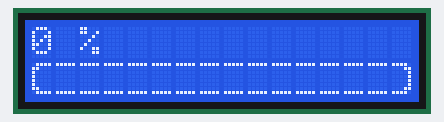
Recording of a sketch running on a simulated Arduino Uno, built with avr-gcc and run on an emulated ATmega328P. Parts: 16×2 character LCD.

Above: at 0.12 s.
At 1.4 s:
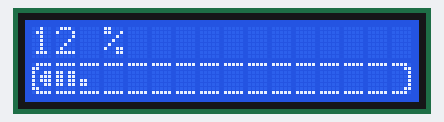
At 2.79 s:
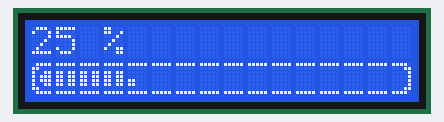
At 5.47 s:
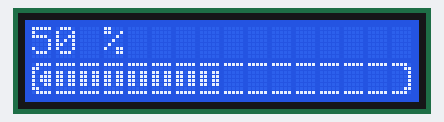
At 8.14 s:
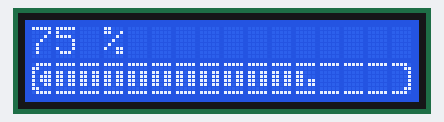
At 10.8 s:
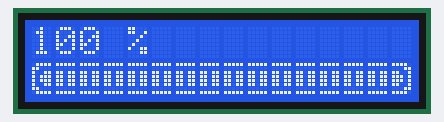

The sketch:

Bar_Progress_v3.ino
```cpp
/*
 * NAME: BAR PROGRESS VERSION III
 * SHIELD USED : LCD KEYPAD 16x2
 * Credits CREATION: https://www.carnetdumaker.net/
 *
 * MODIFIED AND SHARED:  César J. Fois https://cesarfois.github.io/
 * Versão: 20 11 2018
 *
 */


/* Inclui biblioteca LiquidCrystal para tela LCD*/
#include <LiquidCrystal.h>


/* Crie o objeto lcd com uma configuração de pinos compatível com o escudo LCD DFRobots */
LiquidCrystal lcd(8, 9, 4, 5, 6, 7);


/* Constantes para o tamanho da tela LCD */
const int LCD_NB_ROWS = 2;
const int LCD_NB_COLUMNS = 16;


/* Caracteres personalizados */
byte START_DIV_0_OF_4[8] = {
  B01111,
  B11000,
  B10000,
  B10000,
  B10000,
  B10000,
  B11000,
  B01111
}; // Char début 0 / 4

byte START_DIV_1_OF_4[8] = {
  B01111,
  B11000,
  B10000,
  B10000,
  B10000,
  B10011,
  B11000,
  B01111
}; // Char début 1 / 4

byte START_DIV_2_OF_4[8] = {
  B01111,
  B11000,
  B10000,
  B10000,
  B10111,
  B10011,
  B11000,
  B01111
}; // Char début 2 / 4

byte START_DIV_3_OF_4[8] = {
  B01111,
  B11000,
  B10000,
  B10111,
  B10111,
  B10011,
  B11000,
  B01111
}; // Char début 3 / 4

byte START_DIV_4_OF_4[8] = {
  B01111,
  B11000,
  B10011,
  B10111,
  B10111,
  B10011,
  B11000,
  B01111
}; // Char début 4 / 4

byte DIV_0_OF_8[8] = {
  B11111,
  B00000,
  B00000,
  B00000,
  B00000,
  B00000,
  B00000,
  B11111
}; // Char milieu 0 / 8

byte DIV_1_OF_8[8] = {
  B11111,
  B00000,
  B00000,
  B00000,
  B00000,
  B11000,
  B00000,
  B11111
}; // Char milieu 1 / 8

byte DIV_2_OF_8[8] = {
  B11111,
  B00000,
  B00000,
  B00000,
  B11000,
  B11000,
  B00000,
  B11111
}; // Char milieu 2 / 8

byte DIV_3_OF_8[8] = {
  B11111,
  B00000,
  B00000,
  B11000,
  B11000,
  B11000,
  B00000,
  B11111
}; // Char milieu 3 / 8

byte DIV_4_OF_8[8] = {
  B11111,
  B00000,
  B11000,
  B11000,
  B11000,
  B11000,
  B00000,
  B11111
}; // Char milieu 4 / 8

byte DIV_5_OF_8[8] = {
  B11111,
  B00000,
  B11000,
  B11000,
  B11000,
  B11011,
  B00000,
  B11111
}; // Char milieu 5 / 8

byte DIV_6_OF_8[8] = {
  B11111,
  B00000,
  B11000,
  B11000,
  B11011,
  B11011,
  B00000,
  B11111
}; // Char milieu 6 / 8

byte DIV_7_OF_8[8] = {
  B11111,
  B00000,
  B11000,
  B11011,
  B11011,
  B11011,
  B00000,
  B11111
}; // Char milieu 7 / 8

byte DIV_8_OF_8[8] = {
  B11111,
  B00000,
  B11011,
  B11011,
  B11011,
  B11011,
  B00000,
  B11111
}; // Char milieu 8 / 8

byte END_DIV_0_OF_4[8] = {
  B11110,
  B00011,
  B00001,
  B00001,
  B00001,
  B00001,
  B00011,
  B11110
}; // Char fin 0 / 4

byte END_DIV_1_OF_4[8] = {
  B11110,
  B00011,
  B00001,
  B00001,
  B00001,
  B11001,
  B00011,
  B11110
}; // Char fin 1 / 4

byte END_DIV_2_OF_4[8] = {
  B11110,
  B00011,
  B00001,
  B00001,
  B11101,
  B11001,
  B00011,
  B11110
}; // Char fin 2 / 4

byte END_DIV_3_OF_4[8] = {
  B11110,
  B00011,
  B00001,
  B11101,
  B11101,
  B11001,
  B00011,
  B11110
}; // Char fin 3 / 4

byte END_DIV_4_OF_4[8] = {
  B11110,
  B00011,
  B11001,
  B11101,
  B11101,
  B11001,
  B00011,
  B11110
}; // Char fin 4 / 4


/**
 * Função de configuração da tela LCD para a barra de progresso.
 * Usa todos os caracteres personalizados de 0 a 8.
 */
void setup_progressbar() {

  /* Salva caracteres personalizados na memória da tela LCD */
  lcd.createChar(0, START_DIV_4_OF_4);
  lcd.createChar(1, DIV_0_OF_8);
  lcd.createChar(2, DIV_8_OF_8);
  lcd.createChar(3, END_DIV_0_OF_4);
  // Les autres caractères sont configurés dynamiquement
}


/**
 * Função de desenho da barra de progresso.
 *
 * @param percent A porcentagem a ser exibida.
 */
void draw_progressbar(byte percent) {

  /* Exibe o novo valor numericamente na primeira linha*/
  lcd.setCursor(0, 0);
  lcd.print(percent);
  lcd.print(F(" %  "));
  // N.B. Les deux espaces en fin de ligne permettent d'effacer les chiffres du pourcentage
  // précédent quand on passe d'une valeur à deux ou trois chiffres à une valeur à deux ou un chiffres.

  /* Mova o cursor para a segunda linha */
  lcd.setCursor(0, 1);

  /* Mapeie o intervalo (0 ~ 100) para o intervalo (0 ~ LCD_NB_COLUMNS * 2 * 4 - 2 * 4) */
  byte nb_columns = map(percent, 0, 100, 0, LCD_NB_COLUMNS * 2 * 4 - 2 * 4);
  // Chaque caractère affiche 2 barres verticales de 4 pixels de haut, mais le premier et dernier caractère n'en affiche qu'une.

  /* Desenhe cada caractere da linha */
  for (byte i = 0; i < LCD_NB_COLUMNS; ++i) {

    if (i == 0) { // Premiére case

      /* Mostra o caractere inicial com base no número de colunas */
      if (nb_columns > 4) {
        lcd.write((byte) 0); // Char début 4 / 4
        nb_columns -= 4;

      } else if (nb_columns == 4) {
        lcd.write((byte) 0); // Char début 4 / 4
        nb_columns = 0;

      } else {
        switch_progressbar_bank(0);
        lcd.setCursor(i, 1);
        lcd.write(nb_columns + 4); // Char début N / 4
        nb_columns = 0;
      }

    } else if (i == LCD_NB_COLUMNS - 1) { // Derniére case

      /* Mostra o caractere final com base no número de colunas */
      if (nb_columns > 0) {
        switch_progressbar_bank(3);
        lcd.setCursor(i, 1);
        lcd.write(nb_columns + 3); // Char fin N / 4

      } else {
        lcd.write(3); // Char fin 0 / 4
      }

    } else { // Autres cases

      /* Mostra o tanque correto de acordo com o número de colunas*/
      if (nb_columns == 0) {
        lcd.write(1); // Char div 0 / 8

      } else if (nb_columns >= 8) {
        lcd.write(2); // Char div 8 / 8
        nb_columns -= 8;

      } else if (nb_columns >= 4 && nb_columns < 8) {
        switch_progressbar_bank(2);
        lcd.setCursor(i, 1);
        lcd.write(nb_columns); // Char div N / 8
        nb_columns = 0;

      } else if (nb_columns < 4) {
        switch_progressbar_bank(1);
        lcd.setCursor(i, 1);
        lcd.write(nb_columns + 3); // Char div N / 8
        nb_columns = 0;
      }
    }
  }
}

/**
 * Função de configuração dinâmica da tela LCD para a barra de progresso.
 *
 * @param bank O número do banco de caracteres para configurar.
 */
void switch_progressbar_bank(byte bank) {

  // IMPORTANT : Il est nécessaire de faire un lcd.clear() ou un lcd.setCursor() après chaque changement de banque.

  /* Mudança do banco de caracteres */
  switch (bank) {
    case 0:
      lcd.createChar(4, START_DIV_0_OF_4);
      lcd.createChar(5, START_DIV_1_OF_4);
      lcd.createChar(6, START_DIV_2_OF_4);
      lcd.createChar(7, START_DIV_3_OF_4);
      break;

    case 1:
      lcd.createChar(4, DIV_1_OF_8);
      lcd.createChar(5, DIV_2_OF_8);
      lcd.createChar(6, DIV_3_OF_8);
      lcd.createChar(7, DIV_4_OF_8);
      break;

    case 2:
      lcd.createChar(4, DIV_4_OF_8);
      lcd.createChar(5, DIV_5_OF_8);
      lcd.createChar(6, DIV_6_OF_8);
      lcd.createChar(7, DIV_7_OF_8);
      break;

    case 3:
      lcd.createChar(4, END_DIV_1_OF_4);
      lcd.createChar(5, END_DIV_2_OF_4);
      lcd.createChar(6, END_DIV_3_OF_4);
      lcd.createChar(7, END_DIV_4_OF_4);
      break;
  }
}
/** Fonction setup() */
void setup(){

  /* Inicializa a tela LCD */
  lcd.begin(LCD_NB_COLUMNS, LCD_NB_ROWS);
  setup_progressbar();
  lcd.clear();
}


/** Fonction loop() */
void loop(){

  /* Valor percentual da barra de progresso */
  static byte percent = 0;

  /* Affiche la valeur */
  draw_progressbar(percent);

  /* Aumenta a porcentagem */
  if (++percent == 101) {
    // Revient à zéro si le pourcentage dépasse 100%
    percent = 0;
    delay(1000);
  }

  /* Tempo de espera curto */
  delay(100);
}
```

Measured:
- by itself, everything shown: repeats every 11.8 s, in 101 steps
- what the display in image 5 shows lasts 1.1 s, from 10.8 s to 11.9 s
